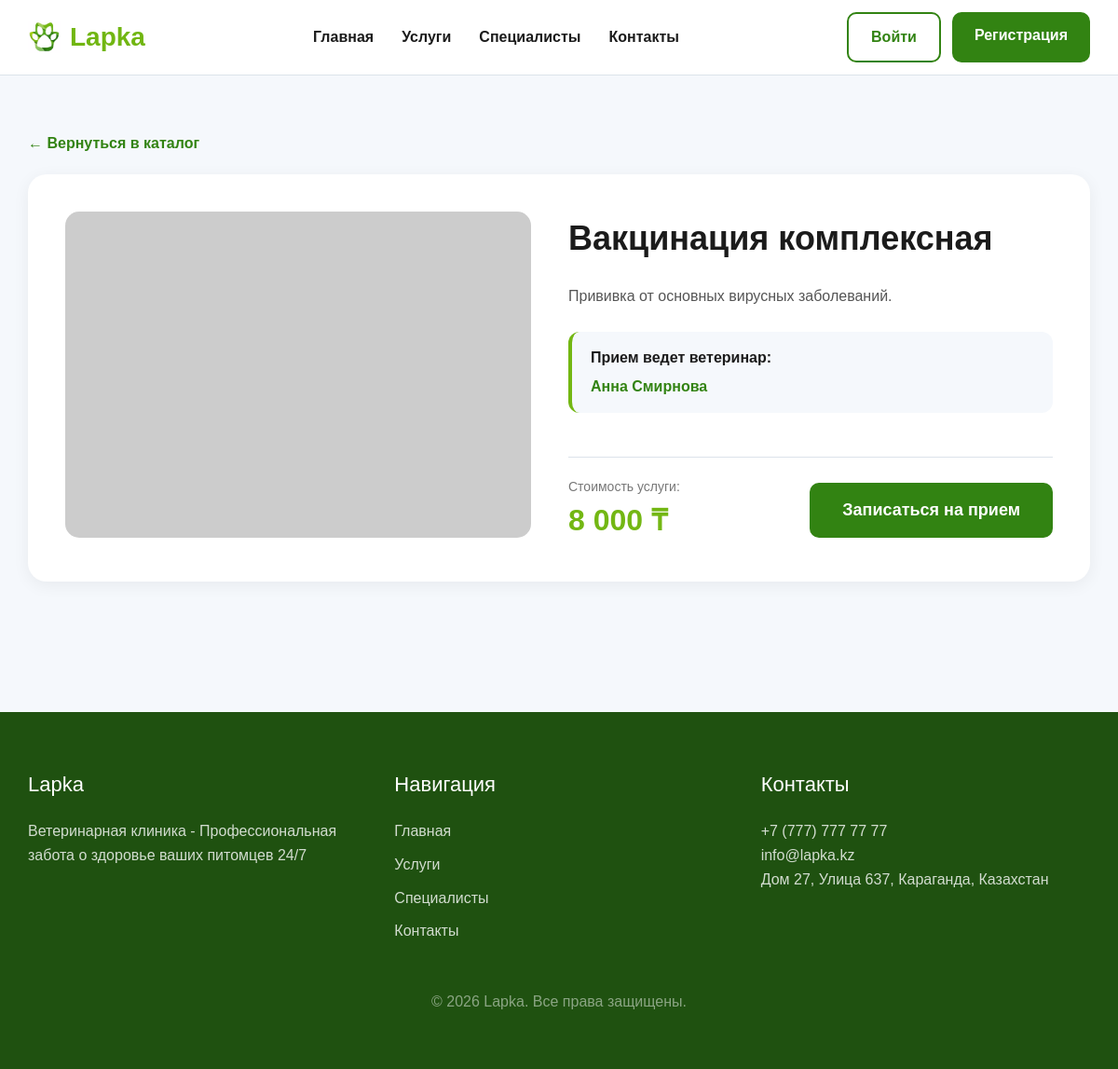
Screenshot of /detail.php?id=2 with the database file from the repository.
### tables this page shows
CREATE TABLE `services` (
  `id` int NOT NULL,
  `name` varchar(150) NOT NULL,
  `description` text,
  `price` int NOT NULL,
  `image` varchar(100) NOT NULL,
  `doctor_id` int DEFAULT NULL
);

CREATE TABLE `doctors` (
  `id` int NOT NULL,
  `name` varchar(100) NOT NULL,
  `specialty` varchar(100) NOT NULL
);

### detail.php (the view, shortened to what this page needs)
<?php
require_once 'config/db.php';
$id = intval($_GET['id'] ?? 0);
$stmt = $pdo->prepare("
    SELECT services.*, doctors.name AS doctor_name
    FROM services
    LEFT JOIN doctors ON services.doctor_id = doctors.id
    WHERE services.id = ?
");
$stmt->execute([$id]);
$service = $stmt->fetch();
?>
<!DOCTYPE html>
<html lang="ru">
<head>
  <link rel="stylesheet" href="css/style.css">
</head>
<body>
<?php include 'includes/header.php'; ?>
<main class="container" style="padding: 60px 0;">
  <a href="catalog.php" style="color: #328312; text-decoration: none; font-weight: bold; display: inline-block; margin-bottom: 20px;">&larr; Вернуться в каталог</a>
  <div class="detail-wrapper" style="display: flex; gap: 40px; background: white; padding: 40px; border-radius: 20px; box-shadow: 0 4px 18px rgba(0,0,0,0.06);">
    <div class="detail-image" style="flex: 1; max-width: 500px;">
      <img src="<?= htmlspecialchars($service['image']) ?>" alt="<?= htmlspecialchars($service['name']) ?>" onerror="this.onerror=null; this.src='https://via.placeholder.com/500x350?text=Услуга';" style="width: 100%; height: auto; border-radius: 15px; object-fit: cover;">
    </div>
    <div class="detail-info" style="flex: 1; display: flex; flex-direction: column;">
      <h1 style="font-size: 36px; margin-bottom: 20px; color: #1b1b1b;"><?= htmlspecialchars($service['name']) ?></h1>
      <p style="font-size: 16px; color: #555; line-height: 1.7; margin-bottom: 25px;">
        <?= htmlspecialchars($service['description']) ?>
      </p>
      <div style="background: #f5f8fc; padding: 15px 20px; border-radius: 12px; margin-bottom: 25px; border-left: 4px solid #73B713;">
        <h4 style="margin-bottom: 5px; color: #1b1b1b;">Прием ведет ветеринар:</h4>
        <p style="font-weight: bold; color: #328312; font-size: 16px;">
          <?= htmlspecialchars($service['doctor_name'] ?? 'Дежурный врач клиники') ?>
        </p>
      </div>
      <div style="margin-top: auto; display: flex; align-items: center; justify-content: space-between; border-top: 1px solid #dce3ea; padding-top: 20px;">
        <div>
          <span style="font-size: 14px; color: #777; display: block;">Стоимость услуги:</span>
          <span style="color: #73B713; font-size: 32px; font-weight: bold;"><?= number_format($service['price'], 0, '.', ' ') ?> ₸</span>
        </div>
        <a href="book.php?id=<?= $service['id'] ?>" class="btn btn-primary" style="padding: 15px 35px; font-size: 18px;">Записаться на прием</a>
      </div>
    </div>
  </div>
</main>
<?php include 'includes/footer.php'; ?>
</body>
</html>

### css/style.css (style rules this page uses)
* { margin: 0; padding: 0; box-sizing: border-box; }
body { font-family: Arial, sans-serif; background: #f5f8fc; color: #1b1b1b; line-height: 1.6; }
.container { width: 1200px; max-width: 95%; margin: 0 auto; }
.btn { padding: 12px 24px; border-radius: 10px; text-decoration: none; font-weight: bold; transition: 0.2s; display: inline-block; }
.btn-primary { background: #328312; color: white; }

### rows the page displays
services: name "Вакцинация комплексная", description "Прививка от основных вирусных заболеваний.", doctor.name "Анна Смирнова", price "8 000"
